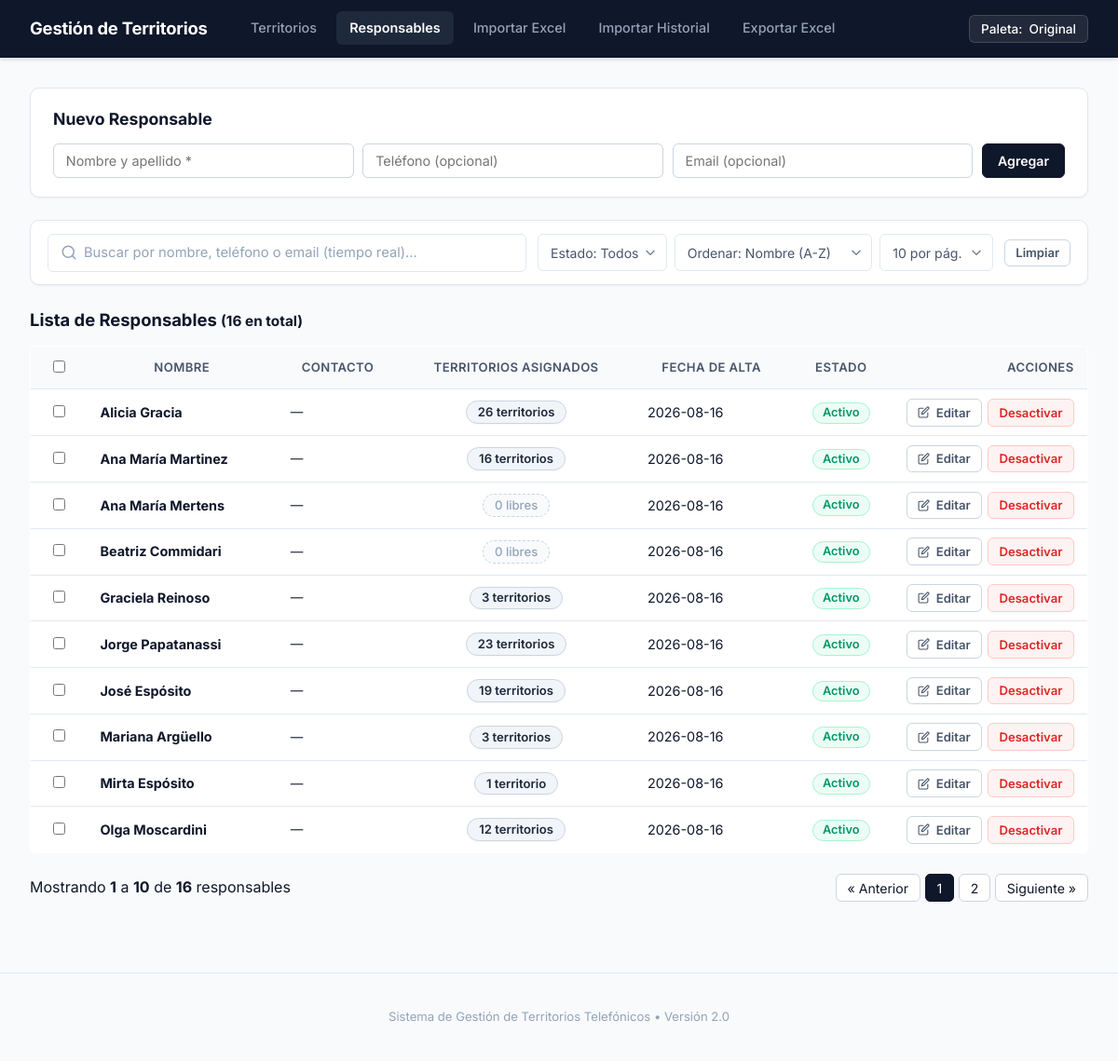
Screenshot of /responsables with the database file from the repository.
### tables this page shows
CREATE TABLE responsables (
    id INTEGER PRIMARY KEY AUTOINCREMENT,
    nombre TEXT NOT NULL,
    activo INTEGER DEFAULT 1 -- 1: activo, 0: inactivo
, telefono TEXT DEFAULT NULL, email TEXT DEFAULT NULL, fecha_alta TEXT DEFAULT NULL);

### routes/responsables.py (the view, shortened to what this page needs)
    @app.route("/responsables", methods=["GET", "POST"])
    def responsables():
        conn = get_connection()
        q = request.args.get("q", "").strip()
        estado = request.args.get("estado", "").strip()
        orden = request.args.get("orden", "nombre_asc")
        try:
            page = max(1, int(request.args.get("page", 1)))
        except (ValueError, TypeError):
            page = 1
        per_page_raw = request.args.get("per_page", "10")
        if per_page_raw == "todos":
            per_page = 999999
        else:
            try:
                per_page = max(5, int(per_page_raw))
            except (ValueError, TypeError):
                per_page = 10
        sql = """
            SELECT
                r.id,
                r.nombre,
                r.activo,
                r.telefono,
                r.email,
                r.fecha_alta,
                (
                    SELECT COUNT(*)
                    FROM asignaciones a
                    WHERE a.responsable_id = r.id AND a.fecha_finalizacion IS NULL
                ) AS territorios_asignados
            FROM responsables r
            WHERE 1=1
        """
        parametros = []
        if q:
            sql += " AND (r.nombre LIKE ? OR r.telefono LIKE ? OR r.email LIKE ?)"
            term = f"%{q}%"
            parametros.extend([term, term, term])
        if estado in ("0", "1"):
            sql += " AND r.activo = ?"
            parametros.append(int(estado))
        if orden == "nombre_desc":
            sql += " ORDER BY r.nombre COLLATE NOCASE DESC"
        elif orden == "territorios_desc":
            sql += " ORDER BY territorios_asignados DESC, r.nombre COLLATE NOCASE ASC"
        elif orden == "fecha_desc":
            sql += " ORDER BY (r.fecha_alta IS NULL), r.fecha_alta DESC, r.id DESC"
        elif orden == "fecha_asc":
            sql += " ORDER BY (r.fecha_alta IS NULL), r.fecha_alta ASC, r.id ASC"
        else:
            orden = "nombre_asc"
            sql += " ORDER BY r.activo DESC, r.nombre COLLATE NOCASE ASC"
        filas = conn.execute(sql, parametros).fetchall()
        conn.close()
        total_items = len(filas)
        total_pages = max(1, math.ceil(total_items / per_page)) if per_page_raw != "todos" else 1
        if page > total_pages:
            page = total_pages
        start_idx = (page - 1) * per_page
        end_idx = start_idx + per_page
        items_paginados = filas[start_idx:end_idx]
        start_item = (start_idx + 1) if total_items > 0 else 0
        end_item = min(end_idx, total_items)
        return render_template(
            "responsables.html",
            responsables=items_paginados,
            total_items=total_items,
            total_pages=total_pages,
            page=page,
            per_page=per_page_raw,
            start_item=start_item,
            end_item=end_item,
            q=q,
            estado=estado,
            orden=orden,
        )

### database.py (called while the page is built)
def get_connection():
    conn = sqlite3.connect(DATABASE)
    conn.row_factory = sqlite3.Row
    conn.execute("PRAGMA foreign_keys = ON")
    return conn

### templates/responsables.html (shortened to what this page needs)
{% extends "base.html" %}
{% block content %}
    <div class="panel-accion">
        <h3>Nuevo Responsable</h3>
        <form method="post" action="{{ url_for('responsables') }}" class="form-nuevo-resp">
            <input type="text" name="nombre" placeholder="Nombre y apellido *" required>
            <input type="text" name="telefono" placeholder="Teléfono (opcional)">
            <input type="email" name="email" placeholder="Email (opcional)">
            <button type="submit" class="btn btn-primary">Agregar</button>
        </form>
    </div>
    <form method="get" action="{{ url_for('responsables') }}" class="buscador-responsables-card" id="form-filtros-resp" onsubmit="event.preventDefault();">
        <div class="search-input-wrapper buscador-resp-input-wrapper">
            <input
                type="text"
                id="input-buscador-responsables"
                name="q"
                placeholder="Buscar por nombre, teléfono o email (tiempo real)..."
                value="{{ q }}"
                class="search-input"
                autocomplete="off"
            >
        </div>
        <div class="filtros-resp-selects">
            <select name="estado" id="filtro-resp-estado" class="select-filtro">
                <option value="" {% if not estado %}selected{% endif %}>Estado: Todos</option>
            </select>
            <select name="orden" id="filtro-resp-orden" class="select-filtro">
                <option value="nombre_asc" {% if orden == 'nombre_asc' %}selected{% endif %}>Ordenar: Nombre (A-Z)</option>
            </select>
            <select name="per_page" id="filtro-resp-per-page" class="select-filtro" onchange="this.form.submit()">
                <option value="10" {% if per_page == '10' %}selected{% endif %}>10 por pág.</option>
            </select>
        </div>
        <div class="filtros-resp-botones">
            <button type="button" id="btn-limpiar-filtros-resp" class="btn btn-outline btn-sm">Limpiar</button>
        </div>
    </form>
    <div class="header-tabla-responsables">
        <h3>Lista de Responsables <small>({{ total_items }} en total)</small></h3>
    </div>
    {% if responsables|length == 0 %}
        <p class="sin-resultados">No se encontraron responsables con los filtros aplicados.</p>
    {% else %}
        <table class="tabla-responsables">
            <thead>
                <tr>
                    <th class="col-check">
                        <input type="checkbox" id="check-todos" title="Seleccionar todos" onchange="toggleSelectTodos(this)">
                    </th>
                    <th>Nombre</th>
                    <th>Contacto</th>
                    <th class="col-centrada">Territorios Asignados</th>
                    <th>Fecha de Alta</th>
                    <th class="col-centrada">Estado</th>
                    <th class="col-derecha">Acciones</th>
                </tr>
            </thead>
            <tbody>
                {% for r in responsables %}
                <tr
                    id="fila-resp-{{ r.id }}"
                    class="fila-responsable {{ 'fila-inactiva' if not r.activo else '' }}"
                    data-id="{{ r.id }}"
                    data-nombre="{{ r.nombre|lower }}"
                    data-telefono="{{ (r.telefono or '')|lower }}"
                    data-email="{{ (r.email or '')|lower }}"
                    data-activo="{{ '1' if r.activo else '0' }}"
                    data-territorios="{{ r.territorios_asignados }}"
                    data-fecha="{{ r.fecha_alta or '' }}"
                    data-search="{{ r.nombre|lower }} {{ (r.telefono or '')|lower }} {{ (r.email or '')|lower }}"
                >
                    <td class="col-centrada">
                        <input type="checkbox" class="check-responsable" value="{{ r.id }}" onchange="actualizarSeleccion()">
                    </td>
                    <td>
                        <strong>{{ r.nombre }}</strong>
                    </td>
                    <td>
                        <div class="datos-contacto">
                            {% if not r.telefono and not r.email %}
                                <span class="texto-apagado">—</span>
                            {% endif %}
                        </div>
                    </td>
                    <td class="col-centrada">
                        {% if r.territorios_asignados > 0 %}
                            <a href="{{ url_for('index', responsable_id=r.id) }}" class="badge badge-territorios" title="Ver territorios de este responsable">
                                {{ r.territorios_asignados }} territorio{{ 's' if r.territorios_asignados > 1 else '' }}
                            </a>
                        {% else %}
                            <span class="badge badge-libre">0 libres</span>
                        {% endif %}
                    </td>
                    <td>
                        {{ r.fecha_alta or "—" }}
                    </td>
                    <td class="col-centrada">
                        <span class="badge {{ 'badge-disponible' if r.activo else 'badge-en-trabajo' }}">
                            {{ "Activo" if r.activo else "Inactivo" }}
                        </span>
                    </td>
                    <td class="col-acciones">
                        <div class="acciones-fila">
                            <button
                                type="button"
                                class="btn btn-sm btn-outline btn-editar-resp"
                                title="Editar responsable"
                                data-id="{{ r.id }}"
                                data-nombre="{{ r.nombre }}"
                                data-telefono="{{ r.telefono or '' }}"
                                data-email="{{ r.email or '' }}"
                                onclick="abrirModalEditarDesdeBoton(this)"
                            >
                                <span>Editar</span>
                            </button>
                            {% if r.activo %}
                                <form
                                    method="post"
                                    action="{{ url_for('responsable_desactivar', responsable_id=r.id, q=q, estado=estado, orden=orden, page=page, per_page=per_page) }}"
                                    class="form-en-linea"
                                    data-nombre="{{ r.nombre }}"
                                    onsubmit="return confirmarDesactivacion(this);"
                                >
                                    <button type="submit" class="btn btn-sm btn-danger-subtle" title="Desactivar responsable">
                                        Desactivar
                                    </button>
                                </form>
                            {% endif %}
                        </div>
                    </td>
                </tr>
                {% endfor %}
            </tbody>
        </table>
        <div class="paginacion-container">
            <div class="paginacion-info">
                Mostrando <strong>{{ start_item }}</strong> a <strong>{{ end_item }}</strong> de <strong>{{ total_items }}</strong> responsables
            </div>
            {% if total_pages > 1 %}
                <div class="paginacion-controles">
                    {% if page > 1 %}
                        <a href="{{ url_for('responsables', q=q, estado=estado, orden=orden, per_page=per_page, page=page-1) }}" class="btn-pag">« Anterior</a>
                    {% else %}
                        <span class="btn-pag disabled">« Anterior</span>
                    {% endif %}
                    {% for p in range(1, total_pages + 1) %}
                        {% if p == page %}
                            <span class="btn-pag active">{{ p }}</span>
                        {% elif p <= 3 or p >= total_pages - 2 or (p >= page - 1 and p <= page + 1) %}
                            <a href="{{ url_for('responsables', q=q, estado=estado, orden=orden, per_page=per_page, page=p) }}" class="btn-pag">{{ p }}</a>
                        {% elif p == 4 or p == total_pages - 3 %}
                            <span class="btn-pag-ellipsis">...</span>
                        {% endif %}
                    {% endfor %}
                    {% if page < total_pages %}
                        <a href="{{ url_for('responsables', q=q, estado=estado, orden=orden, per_page=per_page, page=page+1) }}" class="btn-pag">Siguiente »</a>
                    {% else %}
                        <span class="btn-pag disabled">Siguiente »</span>
                    {% endif %}
                </div>
            {% endif %}
        </div>
    {% endif %}
{% endblock %}

### rows the page displays
responsables: nombre "Alicia Gracia", territorios_asignados "26", territorios_asignados "s", fecha_alta "2026-08-16", activo "Activo"
responsables: nombre "Ana María Martinez", territorios_asignados "16", territorios_asignados "s", fecha_alta "2026-08-16", activo "Activo"
responsables: nombre "Ana María Mertens", shows "0 libres", fecha_alta "2026-08-16", activo "Activo"
responsables: nombre "Beatriz Commidari", shows "0 libres", fecha_alta "2026-08-16", activo "Activo"
responsables: nombre "Graciela Reinoso", territorios_asignados "3", territorios_asignados "s", fecha_alta "2026-08-16", activo "Activo"
responsables: nombre "Jorge Papatanassi", territorios_asignados "23", territorios_asignados "s", fecha_alta "2026-08-16", activo "Activo"
responsables: nombre "José Espósito", territorios_asignados "19", territorios_asignados "s", fecha_alta "2026-08-16", activo "Activo"
responsables: nombre "Mariana Argüello", territorios_asignados "3", territorios_asignados "s", fecha_alta "2026-08-16", activo "Activo"
responsables: nombre "Mirta Espósito", territorios_asignados "1", fecha_alta "2026-08-16", activo "Activo"
responsables: nombre "Olga Moscardini", territorios_asignados "12", territorios_asignados "s", fecha_alta "2026-08-16", activo "Activo"

### other values shown
{{ total_items }} "16"
{{ start_item }} "1"
{{ end_item }} "10"
{{ p }} "1"
{{ p }} "2"
